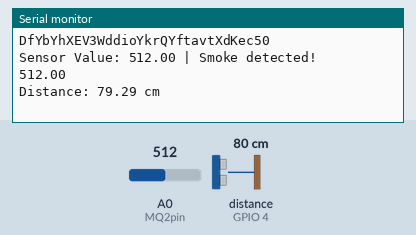
Recording of a sketch running on a simulated ESP8266 (NodeMCU). Parts: the last lines printed to the serial monitor. Wiring (inferred from the names in the program): ultrasonic range finder: trigger GPIO 5; echo GPIO 4. Inputs (shaded band) come from the test bench; at power-on: A0 (MQ2pin) = 512, distance to the obstacle (sensor on GPIO 4) 80 cm. The echo pulse lasts 58.3 µs per cm; WiFi joins after 1.5 s; servers stay silent unless stated.

Above: at 3.0 s.
3.1 s: A0 (MQ2pin) set to 390
At 4.3 s:
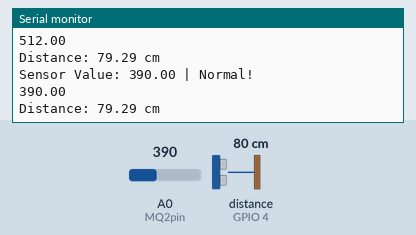
6.3 s: distance to the obstacle (sensor on GPIO 4) set to 2 cm
At 7.6 s:
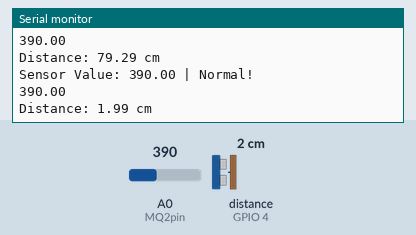
7.8 s: distance to the obstacle (sensor on GPIO 4) set to 4 cm
At 8.4 s:
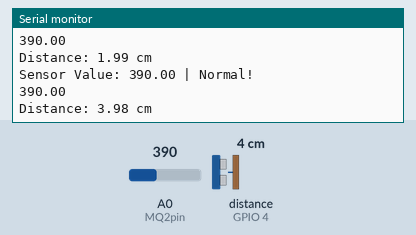
9.3 s: A0 (MQ2pin) set to 410
At 10.6 s:
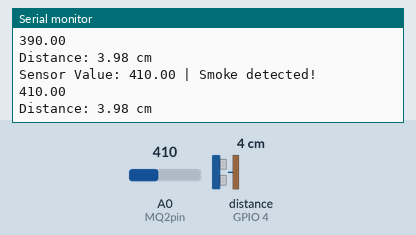
Timing chart, 0 to 11.8 s (numbered marks = the images above; inputs shaded):
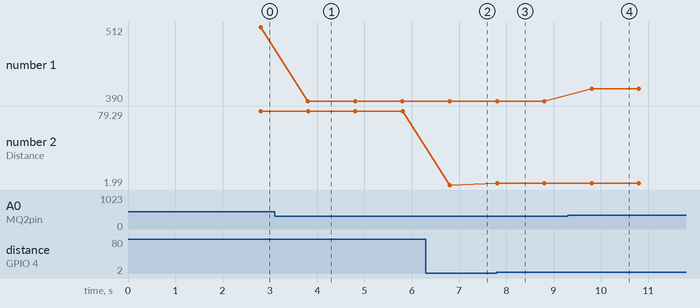

Measured:
- after the input at 3.1 s, the serial monitor: prints a new line after 0.70 s (image 1)
- after the input at 6.3 s, the serial monitor: prints a new line after 0.50 s (image 2)
- after the input at 7.8 s, the serial monitor: prints a new line at once (image 3)
- after the input at 9.3 s, the serial monitor: prints a new line after 0.50 s (image 4)
- plotted number 1: 512 → 390 after the input at 3.1 s, 390 → 410 after the input at 9.3 s
- plotted number 2: 79.29 → 1.99 after the input at 6.3 s, 1.99 → 3.98 after the input at 7.8 s

The sketch:

da.ino
```cpp
#define BLYNK_TEMPLATE_ID "TMPL6ajCvEf5Y"
#define BLYNK_TEMPLATE_NAME "Dust bin"
#define BLYNK_FIRMWARE_VERSION "0.1.0"

#define BLYNK_PRINT Serial
//#define BLYNK_DEBUG

#include <ESP8266WiFi.h>
#include <BlynkSimpleEsp8266.h>

#define BLYNK_AUTH_TOKEN "DfYbYhXEV3WddioYkrQYftavtXdKec50"

char auth[] = BLYNK_AUTH_TOKEN; // Auth Token from the Blynk App
char ssid[] = "bruh"; // Your WiFi SSID
char pass[] = "bruh1124"; // Your WiFi password

#define Threshold 400
#define MQ2pin A0

// Sonar sensor pins
#define TRIG_PIN 5  // corresponds to D1 on ESP8266
#define ECHO_PIN 4  // corresponds to D2 on ESP8266

// Define sound velocity in cm/uS
#define SOUND_VELOCITY 0.034
#define CM_TO_INCH 0.393701

long duration;
float distanceCm;
float distanceInch;

// Timer for Blynk
BlynkTimer timer;

void setup() {
  Serial.begin(9600);
  Blynk.begin(auth, ssid, pass);
  Serial.println(auth);

  pinMode(TRIG_PIN, OUTPUT);
  pinMode(ECHO_PIN, INPUT);

  // Set a timer to send sensor data every second
  timer.setInterval(1000L, sendSensorData);
}

void loop() {
  Blynk.run();
  timer.run();
}

void sendSensorData() {
  double alchlLevel = getAlcoholLevel();
  Serial.println(alchlLevel);
  Blynk.virtualWrite(V2, alchlLevel);

  double distance = getSonarDistance();
  Serial.print("Distance: ");
  Serial.print(distance);
  Serial.println(" cm");

  Blynk.virtualWrite(V1, distance);
}

double getAlcoholLevel() {
  double sensorValue;
  sensorValue = analogRead(MQ2pin); // read analog input pin A0

  Serial.print("Sensor Value: ");
  Serial.print(sensorValue);

  // Determine the status
  if (sensorValue > Threshold) {
    Serial.println(" | Smoke detected!");
  } else {
    Serial.println(" | Normal!");
  }
  return sensorValue;
}

double getSonarDistance() {
  // Clears the TRIG_PIN
  digitalWrite(TRIG_PIN, LOW);
  delayMicroseconds(2);

  // Sets the TRIG_PIN on HIGH state for 10 microseconds
  digitalWrite(TRIG_PIN, HIGH);
  delayMicroseconds(10);
  digitalWrite(TRIG_PIN, LOW);

  // Reads the ECHO_PIN, returns the sound wave travel time in microseconds
  duration = pulseIn(ECHO_PIN, HIGH);

  // Calculating the distance
  distanceCm = duration * SOUND_VELOCITY / 2;

  // Convert to inches
  distanceInch = distanceCm * CM_TO_INCH;

  return distanceCm;
}
```
